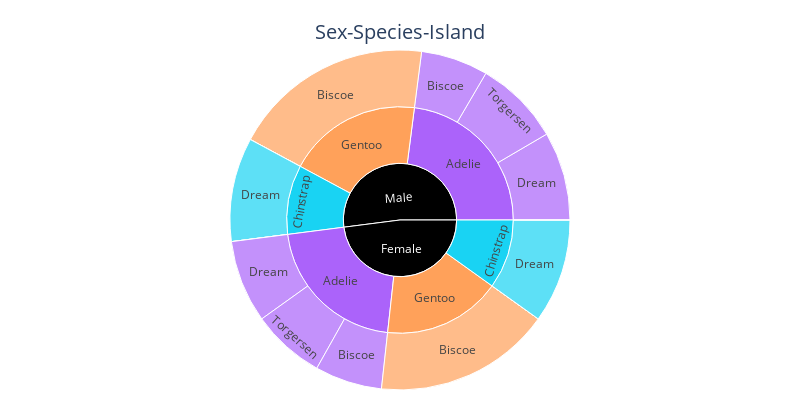

This figure's notebook cell:
### Code cell
# https://plotly.com/python-api-reference/generated/plotly.express.sunburst.html
# https://bobbyhadz.com/blog/python-center-title-in-plotly
# https://plotly.com/python/sunburst-charts/
# https://python-charts.com/part-whole/sunburst-plotly/?utm_content=cmp-true
# https://plotly.com/python/setting-graph-size/

import plotly.express as px

# Create a sunburst plot for violence against women dataset
fig = px.sunburst(
    df, 
    path=['Sex', 'Species', 'Island'],  # Hierarchy of categories
    color='Species',  # Color variable for differentiating segments
    color_discrete_map={'(?)': 'black', 'Lunch': 'gold', 'Dinner': 'darkblue'},  # Custom color mapping for specific values
    width=800, height=400, # Set the width and height of the plot
    title="Sex-Species-Island" # Set the title 
)

# Update layout for better appearance by adjusting margins
fig.update_layout(
    margin=dict(l=10, r=10, b=10, t=50),
    title=dict(text="Sex-Species-Island", x=0.5, xanchor='center', yanchor='top', font=dict(size=20)))

# Show the sunburst plot
fig.show()

### Figure 1 — Plotly figure (JSON) as saved in the notebook; plotly's stock layout.template omitted (floating-point values rounded to 4 significant figures)
{"data": [{"branchvalues": "total", "customdata": [["Adelie"], ["Gentoo"], ["Gentoo"], ["Chinstrap"], ["Chinstrap"], ["Adelie"], ["Adelie"], [null], [null], [null], [null], ["Adelie"], ["Adelie"], [null], [null], ["Chinstrap"], ["Chinstrap"], ["Adelie"], ["Adelie"], ["Gentoo"], ["Gentoo"], [null], [null], ["Adelie"], ["(?)"], ["(?)"]], "domain": {"x": [0, 1], "y": [0, 1]}, "hovertemplate": "labels=%{label}<br>count=%{value}<br>parent=%{parent}<br>id=%{id}<br>Species=%{customdata[0]}<extra></extra>", "ids": ["Female/Adelie/Biscoe", "Male/Gentoo", "Female/Gentoo", "Male/Chinstrap", "Female/Chinstrap", "Male/Adelie", "Female/Adelie", "Male/Gentoo/Torgersen", "Female/Gentoo/Torgersen", "Male/Chinstrap/Torgersen", "Female/Chinstrap/Torgersen", "Male/Adelie/Torgersen", "Female/Adelie/Torgersen", "Male/Gentoo/Dream", "Female/Gentoo/Dream", "Male/Chinstrap/Dream", "Female/Chinstrap/Dream", "Male/Adelie/Dream", "Female/Adelie/Dream", "Male/Gentoo/Biscoe", "Female/Gentoo/Biscoe", "Male/Chinstrap/Biscoe", "Female/Chinstrap/Biscoe", "Male/Adelie/Biscoe", "Female", "Male"], "labels": ["Biscoe", "Gentoo", "Gentoo", "Chinstrap", "Chinstrap", "Adelie", "Adelie", "Torgersen", "Torgersen", "Torgersen", "Torgersen", "Torgersen", "Torgersen", "Dream", "Dream", "Dream", "Dream", "Dream", "Dream", "Biscoe", "Biscoe", "Biscoe", "Biscoe", "Biscoe", "Female", "Male"], "marker": {"colors": ["#ab63fa", "#FFA15A", "#FFA15A", "#19d3f3", "#19d3f3", "#ab63fa", "#ab63fa", "#FF6692", "#FF6692", "#FF6692", "#FF6692", "#ab63fa", "#ab63fa", "#FF6692", "#FF6692", "#19d3f3", "#19d3f3", "#ab63fa", "#ab63fa", "#FFA15A", "#FFA15A", "#FF6692", "#FF6692", "#ab63fa", "black", "black"]}, "name": "", "parents": ["Female/Adelie", "Male", "Female", "Male", "Female", "Male", "Female", "Male/Gentoo", "Female/Gentoo", "Male/Chinstrap", "Female/Chinstrap", "Male/Adelie", "Female/Adelie", "Male/Gentoo", "Female/Gentoo", "Male/Chinstrap", "Female/Chinstrap", "Male/Adelie", "Female/Adelie", "Male/Gentoo", "Female/Gentoo", "Male/Chinstrap", "Female/Chinstrap", "Male/Adelie", "", ""], "type": "sunburst", "values": [22, 66, 58, 34, 34, 79, 73, 0, 0, 0, 0, 28, 24, 0, 0, 34, 34, 29, 27, 66, 58, 0, 0, 22, 165, 179]}], "layout": {"height": 400, "legend": {"tracegroupgap": 0}, "margin": {"b": 10, "l": 10, "r": 10, "t": 50}, "title": {"font": {"size": 20}, "text": "Sex-Species-Island", "x": 0.5, "xanchor": "center", "yanchor": "top"}, "width": 800}}
